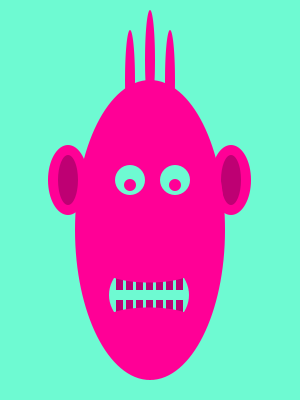
Frame 1 (no input)
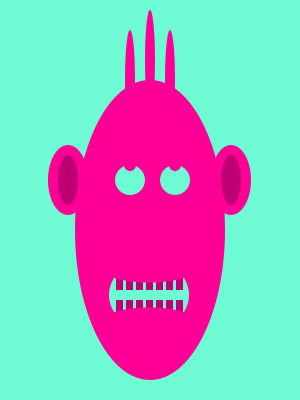
Frame 60 (the mouse pressed at the canvas centre just before this capture)
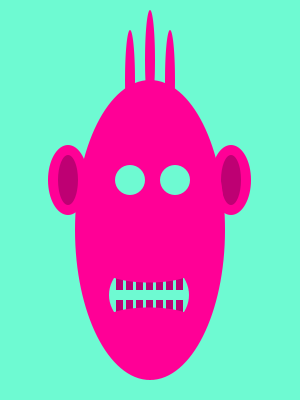
Frame 120 (the mouse held since frame 60 and released just before this capture)

The Processing sketch that drew these frames (run headless with seeded random() and noise(); from frame 60 on, the mouse is pressed at the canvas centre):

// Processing sketch: processing_59646
// ── processing_59646.pde

color c1 = color(255,0,150);
color c2 = color(190,0,115);
color c3 = color(110,250,210);
float x = 180;
float y = 175;
float z = 180;
float v = 130;
float speed = 5;

void setup() {
size(300, 400);
}

void draw() {
  background(c3);
  move();
  smooth();
  noStroke();
  
    
//Ohren
fill(c1);
ellipse(231, 180, 40, 70);
ellipse(68, 180, 40, 70);
//OhrenInnen
fill(c2);
ellipse(231, 180, 20, 50);
ellipse(68, 180, 20, 50);

//Haare
fill(c1);
ellipse(130,80,10,100);
ellipse(150,60,10,100);
ellipse(170,80,10,100);

//Gesicht
fill(c1);
ellipse(150,230,150,300);


//Mund
fill(c3);
ellipse(149,295,80,70);
//rect(110,300,80,50);

//Zähne
fill(c2);
//oben
rect(116,270,7,20);
rect(126,270,7,20);
rect(136,270,7,20);
rect(146,270,7,20);
rect(156,270,7,20);
rect(166,270,7,20);
rect(176,270,7,20);
//unten
rect(116,300,7,20);
rect(126,300,7,20);
rect(136,300,7,20);
rect(146,300,7,20);
rect(156,300,7,20);
rect(166,300,7,20);
rect(176,300,7,20);

//MundMaske
fill(c1);
ellipse(149,320,90,25);
ellipse(149,270,90,25);

//Augen
fill(c3);
ellipse(175, 180, 30, 30);
ellipse(130, 180, 30, 30);
//Pupillen
fill(c1);
ellipse(y, x, 12, 12);
ellipse(v, z, 12, 12);


  
}


void move(){
  x = x + speed;
  if (x>200) {
    x=100;
  }
  
    z = z + speed;
  if (z>200) {
    z=100;
  }
}
